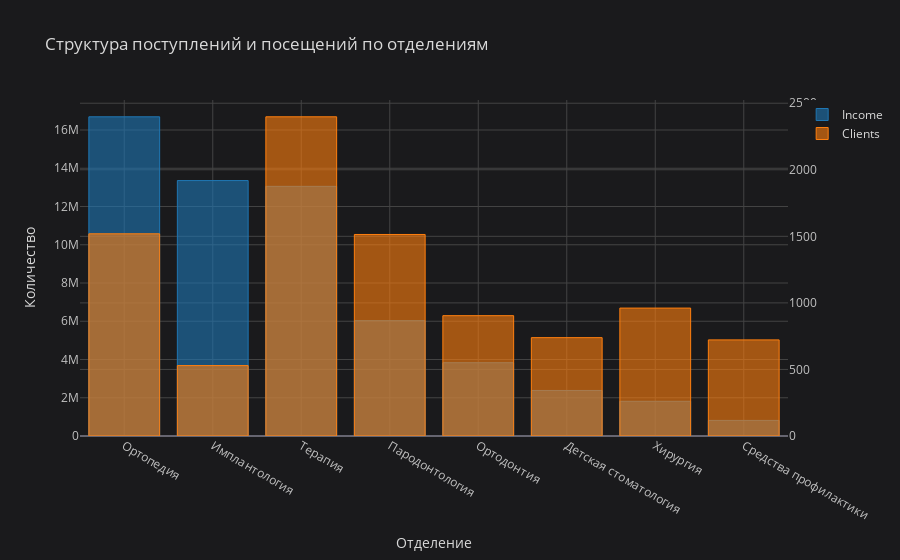

Here is the notebook cell this chart was saved with:
### Code cell
df[['Department','Income','Clients']].groupby('Department').sum().sort_values(by='Income',ascending=False).iplot(
    kind='bar',
    xTitle='Отделение',
    yTitle='Количество',
    secondary_y='Clients',
    title='Структура поступлений и посещений по отделениям',
    theme='space', colorscale='plotly')

### Figure 1 — Plotly figure (JSON) as saved in the notebook; plotly's stock layout.template omitted (floating-point values rounded to 4 significant figures)
{"data": [{"marker": {"color": "rgba(31, 119, 180, 0.6)", "line": {"color": "rgba(31, 119, 180, 1.0)", "width": 1}}, "name": "Income", "orientation": "v", "text": "", "type": "bar", "x": ["Ортопедия", "Имплантология", "Терапия", "Пародонтология", "Ортодонтия", "Детская стоматология", "Хирургия", "Средства профилактики"], "y": [16690515, 13357207, 13052572, 6031885, 3832210, 2380088, 1814679, 813885]}, {"marker": {"color": "rgba(255, 127, 14, 0.6)", "line": {"color": "rgba(255, 127, 14, 1.0)", "width": 1}}, "name": "Clients", "orientation": "v", "text": "", "type": "bar", "x": ["Ортопедия", "Имплантология", "Терапия", "Пародонтология", "Ортодонтия", "Детская стоматология", "Хирургия", "Средства профилактики"], "xaxis": "x", "y": [1519, 529, 2398, 1514, 904, 739, 961, 722], "yaxis": "y2"}], "layout": {"legend": {"bgcolor": "#1A1A1C", "font": {"color": "#D9D9D9"}}, "paper_bgcolor": "#1A1A1C", "plot_bgcolor": "#1A1A1C", "title": {"font": {"color": "#D9D9D9"}, "text": "Структура поступлений и посещений по отделениям"}, "xaxis": {"gridcolor": "#434343", "showgrid": true, "tickfont": {"color": "#C2C2C2"}, "title": {"font": {"color": "#D9D9D9"}, "text": "Отделение"}, "zerolinecolor": "#666570"}, "yaxis": {"gridcolor": "#434343", "showgrid": true, "tickfont": {"color": "#C2C2C2"}, "title": {"font": {"color": "#D9D9D9"}, "text": "Количество"}, "zerolinecolor": "#666570"}, "yaxis2": {"anchor": "x", "gridcolor": "#434343", "overlaying": "y", "showgrid": true, "side": "right", "tickfont": {"color": "#C2C2C2"}, "title": {"text": ""}, "zerolinecolor": "#666570"}}}
